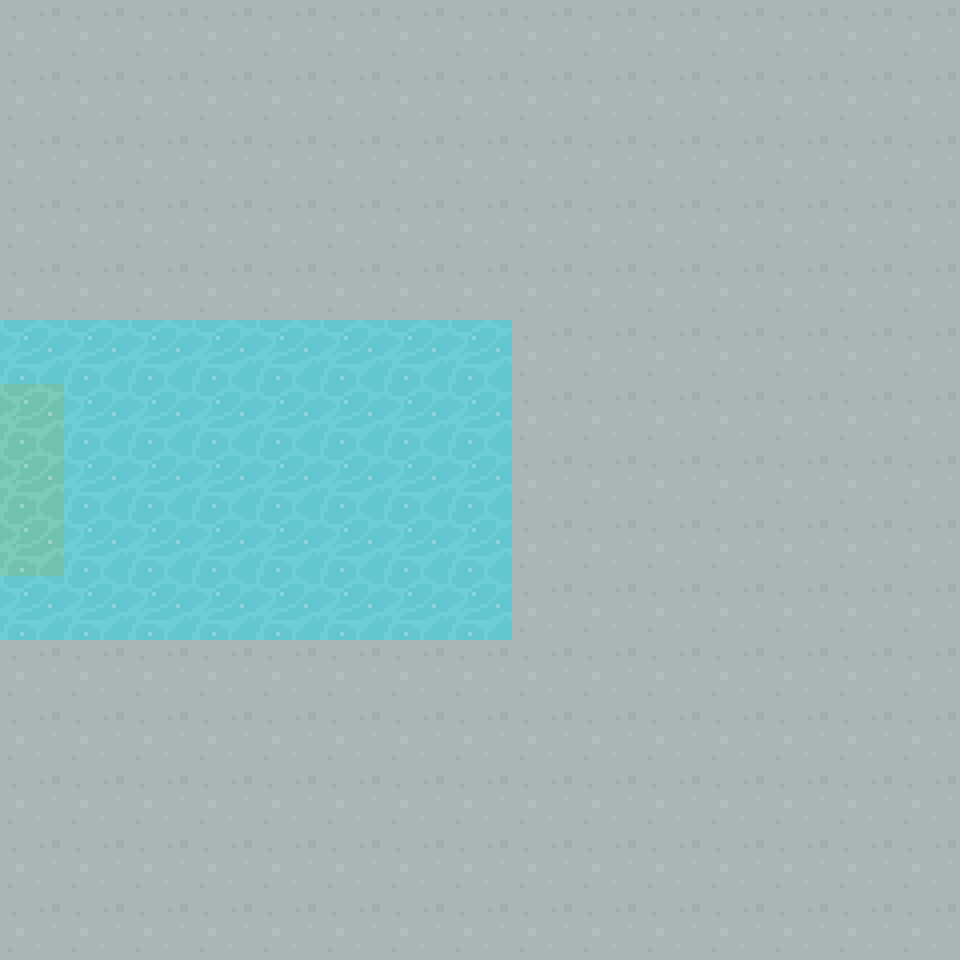

Below is a game level as drawn by its tile map, then a one-line description and the .tmx file that defines it, in full:
An orthogonal 15x15 tile map with 64x64 px tiles, 1 tile layer (Tile Layer 1) and 1 object (WEST).

<map version="1.5" tiledversion="1.5.0" orientation="orthogonal" renderorder="right-down" width="15" height="15" tilewidth="64" tileheight="64" infinite="0" nextlayerid="3" nextobjectid="4">
 <tileset firstgid="1" source="../64TilesheetDungeon.tsx" />
 <layer id="1" name="Tile Layer 1" width="15" height="15">
  <data encoding="csv">
68,68,68,68,68,68,68,68,68,68,68,68,68,68,68,
68,68,68,68,68,68,68,68,68,68,68,68,68,68,68,
68,68,68,68,68,68,68,68,68,68,68,68,68,68,68,
68,68,68,68,68,68,68,68,68,68,68,68,68,68,68,
68,68,68,68,68,68,68,68,68,68,68,68,68,68,68,
321,321,321,321,321,321,321,321,68,68,68,68,68,68,68,
326,321,321,321,321,321,321,321,68,68,68,68,68,68,68,
326,321,321,321,321,321,321,321,68,68,68,68,68,68,68,
326,321,321,321,321,321,321,321,68,68,68,68,68,68,68,
321,321,321,321,321,321,321,321,68,68,68,68,68,68,68,
68,68,68,68,68,68,68,68,68,68,68,68,68,68,68,
68,68,68,68,68,68,68,68,68,68,68,68,68,68,68,
68,68,68,68,68,68,68,68,68,68,68,68,68,68,68,
68,68,68,68,68,68,68,68,68,68,68,68,68,68,68,
68,68,68,68,68,68,68,68,68,68,68,68,68,68,68
</data>
 </layer>
 <objectgroup id="2" name="Object Layer 1">
  <object id="3" name="WEST" x="0" y="384" width="64" height="192" />
 </objectgroup>
</map>
